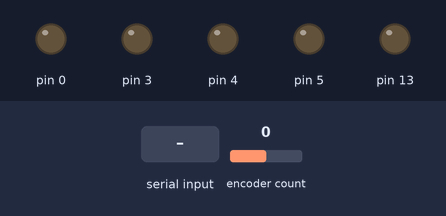
Simulated run of this sketch. Board: Teensy 4. On the bench: output pins drawn as LEDs (lit = HIGH). The inputs (shaded band) are chosen by the test bench; at power-on: encoder count 0. What the sketch prints to the serial monitor is not drawn.

Above: at 0.3 s.
At 1.3 s:
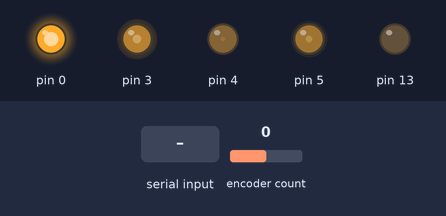
At 3.4 s:
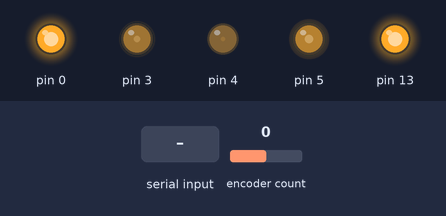
3.5 s: "1" received over Serial
5.0 s: encoder count set to 1
Timing chart, 0 to 11.7 s (numbered marks = the images above; inputs shaded):
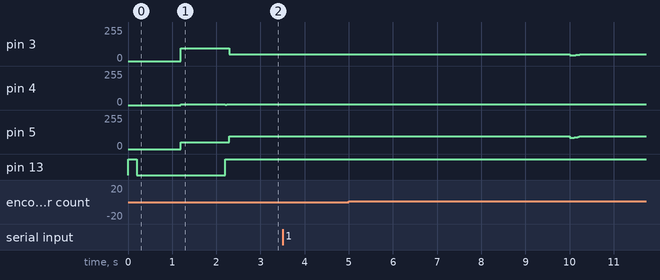

Measured:
- after the input at 3.5 s, every drawn part: stays the same

The sketch:

motortest.ino
```cpp
#include <Arduino.h>
#include <Encoder.h>
#include "BldcMotor.h"
#include <cmath>
#include "utilities.h"
#include "RingBuffer.h"
#include "ControlLoop.h"


BldcMotor motor(5, 3, 4, 0);
Encoder encoder(7, 8);
const float ppr = 4000;
const float cnt2deg = 360.f * 4.f / ppr;
const float maxCurrent = 0.4f;

const float dt = 1.f/200.f;
IntervalTimer loopTimer;

struct LogEntry
{
    float current;
    float freq;
    float pref;
    float vref;
    int counts;
};
RingBuffer<LogEntry, 2048> dataLog;
bool printing = false;

ControlLoop speedLoop(dt);
ControlLoop positionLoop(dt);


void controlLoopFcn();


void setup()
{
    pinMode(13, OUTPUT);
    digitalWrite(13, HIGH);
    Serial.begin(115200);

    delay(200);
    digitalWrite(13, LOW);

    speedLoop.setOutputLimits(-maxCurrent, maxCurrent);
    speedLoop.setTuning(1.e-5f, 1.e-3f, 0);

    positionLoop.setOutputLimits(-1.e4f, 1.e4f);
    positionLoop.setTuning(1.f, 0.f, 1.e-3f);
    positionLoop.setDerivCutoffFreq(20.f);

    delay(1000);

    motor.enable();
    motor.setOutput(maxCurrent, 0.f);

    delay(1000);
    encoder.write(0);

    loopTimer.priority(144);
    loopTimer.begin(controlLoopFcn, dt*1.e6f);

    motor.setCurrent(maxCurrent);

    digitalWrite(13, HIGH);
}


void loop()
{
    while (!Serial.available());

    while (Serial.read() != -1);

    char buf[256];

    printing = true;

    for (int i = dataLog.size(); i > 0; --i)
    {
        snprintf(buf, 256, "%f,%f,%f,%f,%d\n", dataLog[i].current, dataLog[i].freq, dataLog[i].pref, dataLog[i].vref, dataLog[i].counts);
        Serial.write(buf);
    }

    printing = false;
}


float lastp = 0.f;

void controlLoopFcn()
{
    float t = millis() * 1.e-3f;

    // const float minFreq = 0.1f;
    // const float maxFreq = 10.f;
    // const float sweepTime = 20.f;
    // float freq = std::exp(std::log(minFreq) + (std::fmod(t, sweepTime) / sweepTime) * (std::log(maxFreq) - std::log(minFreq)));
    // float current = std::sin(freq*2.f*pi*t) * maxCurrent;

    //float freq = 1.f;
    //float current = (std::fmod(t, freq) > freq*0.5f ? -1.f : 1.f) * maxCurrent;
    float freq = 10.f;
    int counts = encoder.read();
    float p = counts * cnt2deg;
    //float pref = std::sin(2.f*pi*freq*t) * 180.f;
    //float vref = positionLoop.update(pref - p);
    float vref = std::fmod(t, freq) / freq * 15000.f;//std::sin(2.f*pi*freq*t) * 20000.f;
    float pref = 0.f;
    float v = (p - lastp) / dt;
    float ff = std::exp(vref*3.86e-4f)*1.64e-3f + 6.49e-2f;
    float current = speedLoop.update(vref - v, ff);
    lastp = p;

    motor.setCurrent(current);
    motor.update(encoder.read() * cnt2deg);

    if (!printing)
        dataLog.push({current, freq, pref, vref, counts});
}
```

BldcMotor.cpp
```cpp
#include "BldcMotor.h"
#include "Arduino.h"
#include <cmath>
#include "utilities.h"


BldcMotor::BldcMotor(int pin1, int pin2, int pin3, int enablePin) : pin1(pin1), pin2(pin2), pin3(pin3), enablePin(enablePin)
{
    const int pwmFrequency = 20000;

    pinMode(pin1, OUTPUT);
    pinMode(pin2, OUTPUT);
    pinMode(pin3, OUTPUT);

    if (enablePin >= 0)
    {
        pinMode(enablePin, OUTPUT);
        enabled = false;
        digitalWrite(enablePin, enabled);
    }

    analogWriteFrequency(pin1, pwmFrequency);
    analogWriteFrequency(pin2, pwmFrequency);
    analogWriteFrequency(pin3, pwmFrequency);

    analogWriteResolution(12);
}

void BldcMotor::update(float fbd)
{
    float degrees = fbd;
    if (current > 0.f)
        degrees += leadAngle;
    else if (current < 0.f)
        degrees -= leadAngle;

    setOutput(std::fabs(current), degrees);
}


void BldcMotor::setCurrent(float cur)
{
    current = cur;
}


void BldcMotor::setLeadAngle(float la)
{
    leadAngle = la;
}


void BldcMotor::setOutput(float magnitude, float degrees)
{
    const int maxPwmInt = 4095;

    float ph1 = degrees * pi/180.f;
    float ph2 = ph1 + pi*2.f/3.f;
    float ph3 = ph1 + pi*4.f/3.f;

    int pwmval1 = int((std::sin(ph1) + 1.f) / 2.f * maxPwmInt * magnitude);
    int pwmval2 = int((std::sin(ph2) + 1.f) / 2.f * maxPwmInt * magnitude);
    int pwmval3 = int((std::sin(ph3) + 1.f) / 2.f * maxPwmInt * magnitude);

    analogWrite(pin1, pwmval1);
    analogWrite(pin2, pwmval2);
    analogWrite(pin3, pwmval3);
}


void BldcMotor::enable()
{
    if (enablePin >= 0)
    {
        enabled = true;
        digitalWrite(enablePin, enabled);
    }
}


void BldcMotor::disable()
{
    if (enablePin >= 0)
    {
        enabled = false;
        digitalWrite(enablePin, enabled);
    }
}


bool BldcMotor::getEnabled()
{
    return enabled;
}
```

BldcMotor.h
```cpp
#ifndef BLDCMOTOR_H
#define BLDCMOTOR_H


class BldcMotor
{
public:
    BldcMotor(int pin1, int pin2, int pin3, int enablePin = -1);
    BldcMotor(int pin1, int pin2, int pin3);

    void update(float fbDegrees);
    void setCurrent(float current);
    void setLeadAngle(float leadAngle);

    void setOutput(float magnitude, float angle);

    void enable();
    void disable();
    bool getEnabled();

private:
    int pin1, pin2, pin3, enablePin;

    float current = 0.f;
    float leadAngle = 60.f;

    bool enabled = true;
};

#endif // BLDCMOTOR_H
```

ControlLoop.cpp
```cpp
#include "ControlLoop.h"


ControlLoop::ControlLoop(float dt) :
    dt(dt),
    kp(0.f),
    ki(0.f),
    kd(0.f),
    ierror(0.f),
    outputMax(1.f),
    outputMin(-1.f),
    lastError(0.f)
{
}


void ControlLoop::setTuning(float kp, float ki, float kd)
{
    this->kp = kp;
    this->ki = ki;
    this->kd = kd;
}


void ControlLoop::setKp(float kp)
{
    this->kp = kp;
}


void ControlLoop::setKi(float ki)
{
    this->ki = ki;
}


void ControlLoop::setKd(float kd)
{
    this->kd = kd;
}


float ControlLoop::setDerivCutoffFreq(float freq)
{
    derror.setCutoffFreq(freq, dt);
}


void ControlLoop::setOutputLimits(float min, float max)
{
    outputMin = min;
    outputMax = max;
}


float ControlLoop::update(float error, float feedForward)
{
    float ierrorTemp = ierror + error * dt;

    derror.push((error - lastError) / dt);
    lastError = error;

    float control = feedForward + kp * error + ki * ierrorTemp + kd * derror;

    if (ki > 0.f)
    {
        // Don't integrate if the output is pinned at the limits
        if ( !(control > outputMax && error > 0.f) &&
             !(control < outputMin && error < 0.f) )
        {
            ierror = ierrorTemp;
        }

        // Limit the integral to the amount needed to saturate the output
        if (ierror * ki > outputMax)
            ierror = outputMax / ki;
        if (ierror * ki < outputMin)
            ierror = outputMin / ki;
    }

    return control > outputMax ? outputMax : (control < outputMin ? outputMin : control);
}
```

ControlLoop.h
```cpp
#ifndef CONTROLLOOP_H
#define CONTROLLOOP_H

#include "LowPass.h"


class ControlLoop
{
public:
    ControlLoop(float dt);
    float update(float error, float feedForward = 0.f);
    void setTuning(float kp, float ki, float kd);
    void setKp(float kp);
    void setKi(float ki);
    void setKd(float kd);
    float setDerivCutoffFreq(float freq);
    void setOutputLimits(float min, float max);

//private:
    float ierror;
    LowPass derror;
    const float dt;
    float kp;
    float ki;
    float kd;
    float outputMin;
    float outputMax;
    float lastError;
};

#endif // CONTROLLOOP_H
```

LowPass.cpp
```cpp
#include "LowPass.h"
#include <cmath>


LowPass::LowPass() : fc(0.f), currentValue(0.f)
{
}


LowPass::LowPass(float fc) : fc(fc), currentValue(0.f)
{
}


void LowPass::setCutoffFreq(float dt, float freq)
{
    fc = exp(-6.283185f * dt * freq);
}


void LowPass::setTimeConst(float dt, float tc)
{
    fc = exp(-dt / tc);
}


void LowPass::setFilterConst(float fc)
{
    this->fc = fc;
}


void LowPass::push(float value)
{
    currentValue = fc * currentValue + (1.f - fc) * value;
}


LowPass::operator float()
{
    return currentValue;
}


void LowPass::flush(float value)
{
    currentValue = value;
}
```

LowPass.h
```cpp
#ifndef LOWPASS_H
#define LOWPASS_H


class LowPass
{
public:
    LowPass();
    LowPass(float fc);
    void setCutoffFreq(float freq, float dt);
    void setTimeConst(float tc, float dt);
    void setFilterConst(float fc);
    void push(float value);
	operator float();
    void flush(float value = 0.f);

private:
    float fc;
    float currentValue;
};

#endif // LOWPASS_H
```

RingBuffer.h
```cpp
#ifndef RINGBUFFER_H
#define RINGBUFFER_H


template <typename T, int Capacity>
class RingBuffer
{
public:
    RingBuffer()
    {
        headIndex = 0;
        size_ = 0;
    }
    T& operator[](int index);
    T read(int index) const;
    void write(T value, int index);
    void push(T value);
    T pop();
    int size() const
    {
        return size_;
    }
    int capacity() const
    {
        return Capacity;
    }
    void clear()
    {
        size_ = 0;
    }

private:
    T data[Capacity];
    int headIndex;
    int size_;
    inline int getRealIndex(int index) const
    {
        return ((headIndex - index) % Capacity + Capacity) % Capacity;
    }
};


/* read(int index)
 *
 * Returns the object stored at a given index.
 */
template <typename T, int Capacity>
inline T RingBuffer<T, Capacity>::read(int index) const
{
    return data[getRealIndex(index)];
}


/* operator[int index]
 *
 * Returns a reference to the object stored at a given index.
 */
template <typename T, int Capacity>
inline T& RingBuffer<T, Capacity>::operator[](int index)
{
    return data[getRealIndex(index)];
}


/* write(T value, int index)
 *
 * Sets the value of the object stored at the given index.
 */
template <typename T, int Capacity>
inline void RingBuffer<T, Capacity>::write(T value, int index)
{
    data[getRealIndex(index)] = value;
}


/* push(T value)
 *
 * Pushes the given value to the head of the buffer.
 * Moves the head forward.
 * Overwrites the oldest value when size == capacity.
 */
template <typename T, int Capacity>
inline void RingBuffer<T, Capacity>::push(T value)
{
    ++headIndex %= Capacity;
    data[headIndex] = value;
    if (size_ < Capacity)
        ++size_;
}


/* pop()
 *
 * Pops the top value off of the buffer and returns it.
 * Moves the head backward.
 * Calling pop() when size == 0 results in undefined behavior.
 */
template <typename T, int Capacity>
inline T RingBuffer<T, Capacity>::pop()
{
    int oldHead = headIndex;
    headIndex = (headIndex - 1 + Capacity) % Capacity;
    if (size > 0)
        --size_;
    return data[oldHead];
}


#endif // RINGBUFFER_H
```

utilities.h
```cpp
#ifndef UTILITIES_H
#define UTILITIES_H

#include <cmath>
#include "Arduino.h"


const float pi = 3.1415926f;


inline float trapezoid(float phase)
{
    phase = phase - pi/3.f;

    phase = std::fmod(phase, 2.f*pi);
    if (phase < 0.f)
        phase += pi*2.f;

    if (phase < pi/3.f)
        return 1.f;
    else if (phase < pi)
        return 2.f - phase / (pi/3.f);
    else if (phase < pi*4.f/3.f)
        return -1.f;
    else
        return -5.f + phase / (pi/3.f);
}


inline void led_on()
{
    //digitalWrite(13, HIGH);
}


inline void led_off()
{
    //digitalWrite(13, LOW);
}


inline float deadband(float value, float dbwidth)
{
    const float hdbw = 0.5f * dbwidth;

    if (value < -hdbw)
        return value + hdbw;
    else if (value > hdbw)
        return value - hdbw;
    else
        return 0.f;
}

#endif // UTILITIES_H
```
